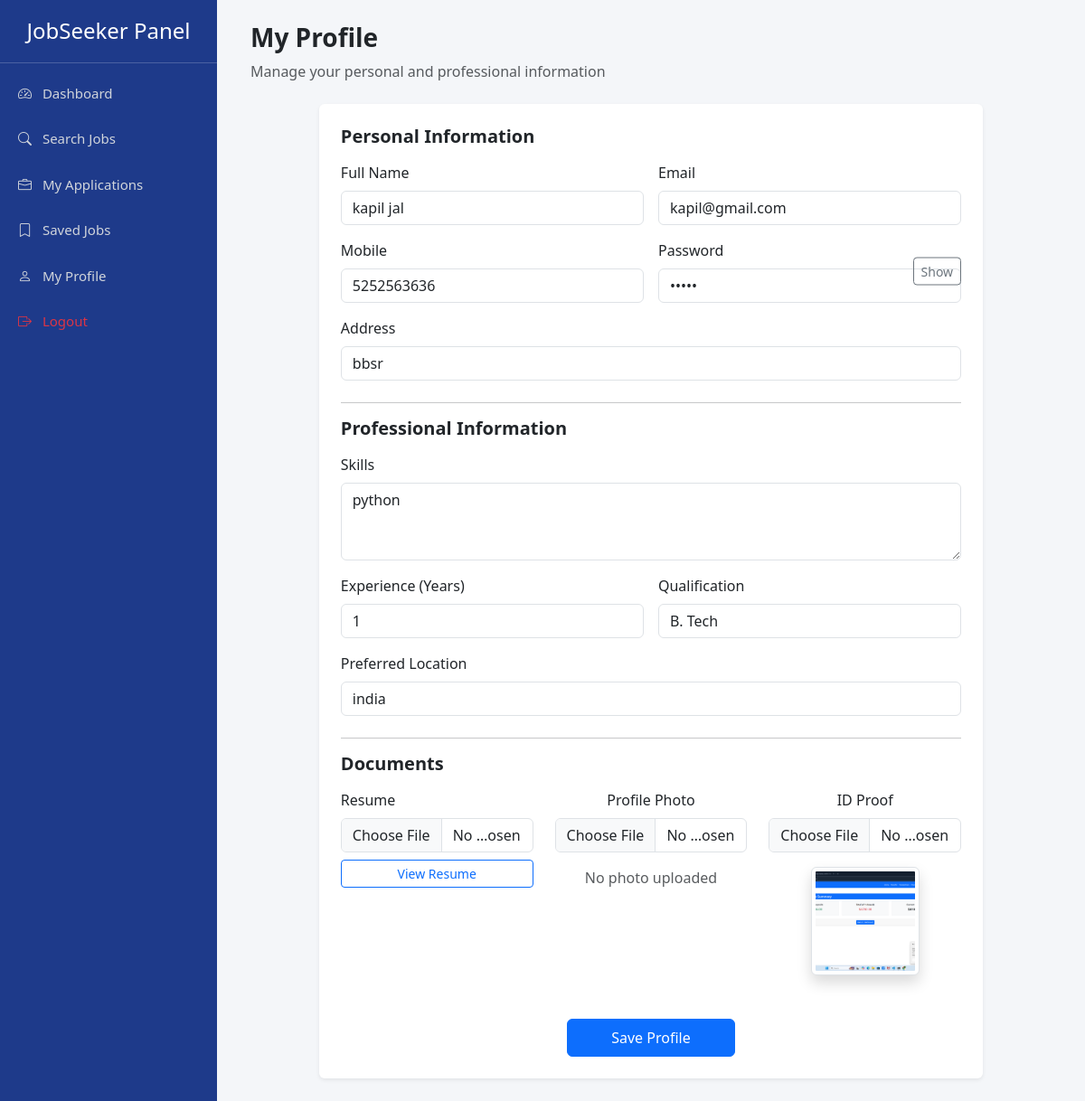
/accounts/jobseeker_profile/ (signed in), run on the app's committed database.
### Accounts/models.py (models this page shows, shortened)
class Register_master(models.Model):
    ROLE_CHOICE=(
        ('jobseeker','Jobseeker'),
        ('employer',('Employer')),
    )
    name=models.CharField(max_length=100)
    email=models.EmailField(unique=True)
    password=models.CharField(max_length=128)
    mobile=models.CharField(max_length=15)
    address=models.TextField()
    rolename=models.CharField(max_length=20,choices=ROLE_CHOICE)
    created_at=models.DateTimeField(auto_now_add=True)

class Jobseeker_Profile(models.Model):
    user=models.ForeignKey(Register_master,on_delete=models.CASCADE)
    skills=models.TextField()
    experience_years=models.IntegerField()
    qualification=models.CharField(max_length=100)
    resume=models.FileField(upload_to='resumes/')
    Image=models.FileField(upload_to='Profile_Image/',blank=True,null=True)
    Id_proof=models.FileField(upload_to="Idproofs/",blank=True,null=True)
    preffered_location=models.CharField(max_length=100)

### Accounts/views.py (the view, shortened to what this page needs)
# urls.py: path('jobseeker_profile/',jobseeker_profile,name="jobseeker_profile"),
def jobseeker_profile(request):
    email = request.session.get("email")
    if not email:
        return redirect("login")
    try:
        user = Register_master.objects.get(email=email)
    except Register_master.DoesNotExist:
        messages.error(request, "User not found")
        return redirect("login")
    try:
        profile = Jobseeker_Profile.objects.get(user=user)
    except Jobseeker_Profile.DoesNotExist:
        profile = None
    context = {
        "data": user,
        "profile": profile
    }
    return render(request, "jobseeker_profile.html", context)

### Accounts/templates/jobseeker_profile.html (shortened to what this page needs)
{% extends "jobseeker_base.html" %}
{% load static %}
{% block content %}
<div class="container-fluid">
<div class="d-flex justify-content-between align-items-center mb-4">
<div>
<h3 class="fw-bold">My Profile</h3>
<p class="text-muted mb-0">Manage your personal and professional information</p>
</div>
</div>
<div class="row justify-content-center">
<div class="col-lg-10">
<div class="card shadow-sm border-0">
<div class="card-body p-4">
<form method="post" enctype="multipart/form-data">
<h5 class="fw-bold mb-3">Personal Information</h5>
<div class="row g-3 mb-4">
<div class="col-md-6">
<label class="form-label">Full Name</label>
<input type="text" class="form-control" name="name" value="{{ data.name }}">
</div>
<div class="col-md-6">
<label class="form-label">Email</label>
<input type="email" class="form-control" value="{{ data.email }}" readonly>
</div>
<div class="col-md-6">
<label class="form-label">Mobile</label>
<input type="text" class="form-control" name="mobile" value="{{ data.mobile }}">
</div>
<div class="col-md-6 position-relative">
<label class="form-label">Password</label>
<input type="password"
class="form-control"
name="pwd"
id="password"
value="{{ data.password }}">
<button type="button"
class="btn btn-sm btn-outline-secondary position-absolute top-50 end-0 translate-middle-y me-2"
onclick="togglePassword()">
Show
</button>
</div>
<div class="col-12">
<label class="form-label">Address</label>
<input type="text"
class="form-control"
name="adds"
value="{{ data.address }}">
</div>
</div>
<hr>
<h5 class="fw-bold mb-3">Professional Information</h5>
<div class="row g-3 mb-4">
<div class="col-12">
<label class="form-label">Skills</label>
<textarea class="form-control"
name="skills"
rows="3">{% if profile %}{{ profile.skills }}{% endif %}</textarea>
</div>
<div class="col-md-6">
<label class="form-label">Experience (Years)</label>
<input type="number"
class="form-control"
name="experience_years"
value="{% if profile %}{{ profile.experience_years }}{% endif %}">
</div>
<div class="col-md-6">
<label class="form-label">Qualification</label>
<input type="text"
class="form-control"
name="qualification"
value="{% if profile %}{{ profile.qualification }}{% endif %}">
</div>
<div class="col-12">
<label class="form-label">Preferred Location</label>
<input type="text"
class="form-control"
name="preffered_location"
value="{% if profile %}{{ profile.preffered_location }}{% endif %}">
</div>
</div>
<hr>
<h5 class="fw-bold mb-3">Documents</h5>
<div class="row g-4">
<div class="col-md-4">
<label class="form-label">Resume</label>
<input type="file"
class="form-control"
name="resume">
{% if profile and profile.resume %}
<a href="{{ profile.resume.url }}"
target="_blank"
class="btn btn-outline-primary btn-sm mt-2 w-100">
View Resume
</a>
{% endif %}
</div>
<div class="col-md-4 text-center">
<label class="form-label">Profile Photo</label>
<input type="file"
class="form-control"
name="profile_photo">
{% if profile and profile.Image %}
<img src="{{ profile.Image.url }}"
class="img-fluid rounded-circle mt-3 shadow"
style="width:120px;height:120px;object-fit:cover;">
{% else %}
<div class="text-muted mt-3">
No photo uploaded
</div>
{% endif %}
</div>
<div class="col-md-4 text-center">
<label class="form-label">ID Proof</label>
<input type="file"
class="form-control"
name="Id_proof">
{% if profile and profile.Id_proof %}
<img src="{{ profile.Id_proof.url }}"
class="img-thumbnail mt-3 shadow"
style="width:120px;height:120px;object-fit:cover;">
{% else %}
<div class="text-muted mt-3">
No ID uploaded
</div>
{% endif %}
</div>
</div>
<div class="text-center mt-5">
<button class="btn btn-primary px-5 py-2">
Save Profile
</button>
</div>
</form>
</div>
</div>
</div>
</div>
</div>
{% endblock %}

### Accounts/templates/jobseeker_base.html (style rules this page uses)
body { background:#f4f6f9; margin:0; font-family:system-ui; overflow-x:hidden; }

### data on the page
Register_master: name "kapil jal", email "kapil@gmail.com", mobile "5252563636", adds "bbsr"
Jobseeker_Profile: skills "python", experience_years "1", qualification "B. Tech", preffered_location "india", Id_proof (picture)
